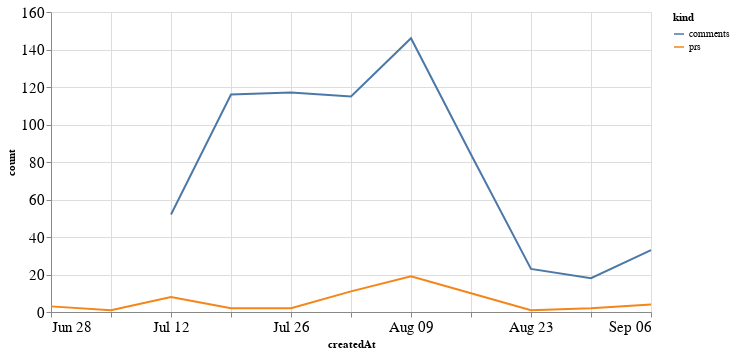

The cell this chart's notebook holds for it:
### Code cell
alt.Chart(total_time, width=600).mark_line().encode(
    x='createdAt',
    y='count',
    color='kind'
)

### Figure 1 — Vega-Lite specification as saved in the notebook (floating-point values rounded to 4 significant figures)
{"config": {"axisLeft": {"labelFontSize": 15}, "axisBottom": {"labelFontSize": 15}}, "data": {"name": "data-0d9d042fe966f7228dca28166caf29bc"}, "mark": "line", "encoding": {"color": {"type": "nominal", "field": "kind"}, "x": {"type": "temporal", "field": "createdAt"}, "y": {"type": "quantitative", "field": "count"}}, "width": 600, "$schema": "https://vega.github.io/schema/vega-lite/v4.8.1.json", "datasets": {"data-0d9d042fe966f7228dca28166caf29bc": [{"createdAt": "2020-06-28T00:00:00", "kind": "prs", "count": 3.0}, {"createdAt": "2020-07-05T00:00:00", "kind": "prs", "count": 1.0}, {"createdAt": "2020-07-12T00:00:00", "kind": "prs", "count": 8.0}, {"createdAt": "2020-07-19T00:00:00", "kind": "prs", "count": 2.0}, {"createdAt": "2020-07-26T00:00:00", "kind": "prs", "count": 2.0}, {"createdAt": "2020-08-02T00:00:00", "kind": "prs", "count": 11.0}, {"createdAt": "2020-08-09T00:00:00", "kind": "prs", "count": 19.0}, {"createdAt": "2020-08-16T00:00:00", "kind": "prs", "count": 10.0}, {"createdAt": "2020-08-23T00:00:00", "kind": "prs", "count": 1.0}, {"createdAt": "2020-08-30T00:00:00", "kind": "prs", "count": 2.0}, {"createdAt": "2020-09-06T00:00:00", "kind": "prs", "count": 4.0}, {"createdAt": "2020-06-28T00:00:00", "kind": "comments", "count": null}, {"createdAt": "2020-07-05T00:00:00", "kind": "comments", "count": null}, {"createdAt": "2020-07-12T00:00:00", "kind": "comments", "count": 52.0}, {"createdAt": "2020-07-19T00:00:00", "kind": "comments", "count": 116.0}, {"createdAt": "2020-07-26T00:00:00", "kind": "comments", "count": 117.0}, {"createdAt": "2020-08-02T00:00:00", "kind": "comments", "count": 115.0}, {"createdAt": "2020-08-09T00:00:00", "kind": "comments", "count": 146.0}, {"createdAt": "2020-08-16T00:00:00", "kind": "comments", "count": 84.0}, {"createdAt": "2020-08-23T00:00:00", "kind": "comments", "count": 23.0}, {"createdAt": "2020-08-30T00:00:00", "kind": "comments", "count": 18.0}, {"createdAt": "2020-09-06T00:00:00", "kind": "comments", "count": 33.0}]}}
